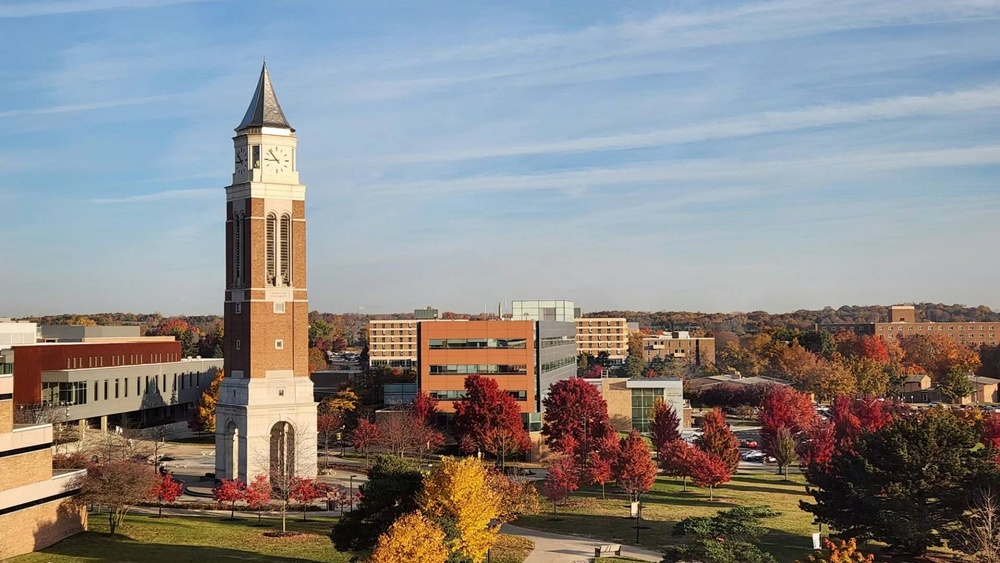
#> input picture 15. Image Processing and Automation/OU.jpg, 1000 x 563 px, shrunk from 1918 x 1080 before the run
$ python demo_transpose.py
#> lines starting #> are read from the running program, lines starting #| are printed output that depends on the picture
from PIL import Image

img = Image.open("OU.jpg")
#> img is the input picture: PIL image 1000x563 RGB; mean R, G, B 138.2, 136.8, 136.5

img.rotate(90).save('OU-r90.png')
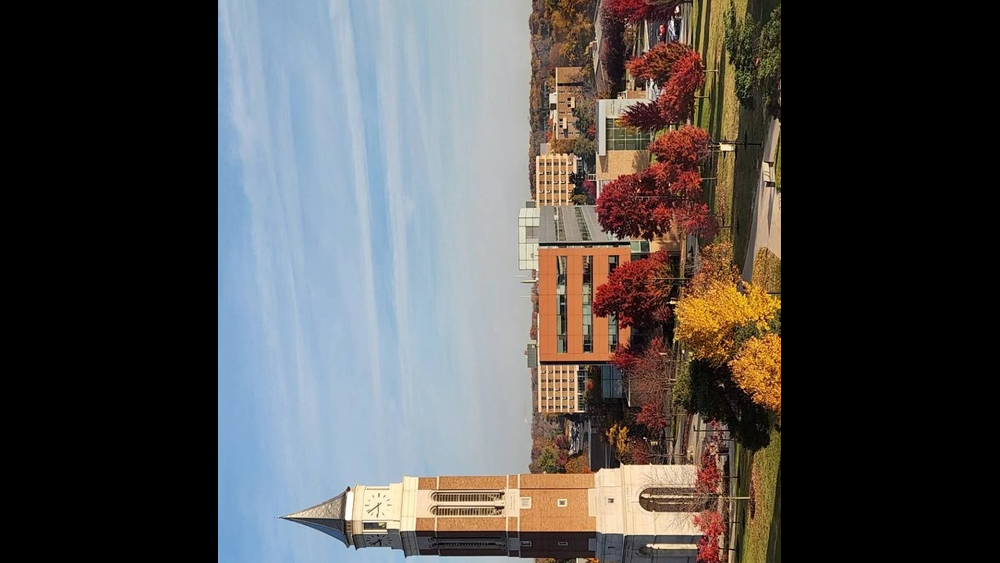
#> saved as OU-r90.png: PIL image 1000x563 RGB; mean R, G, B 80.5, 78.2, 77.1
img.rotate(6).save('OU-r6.png')
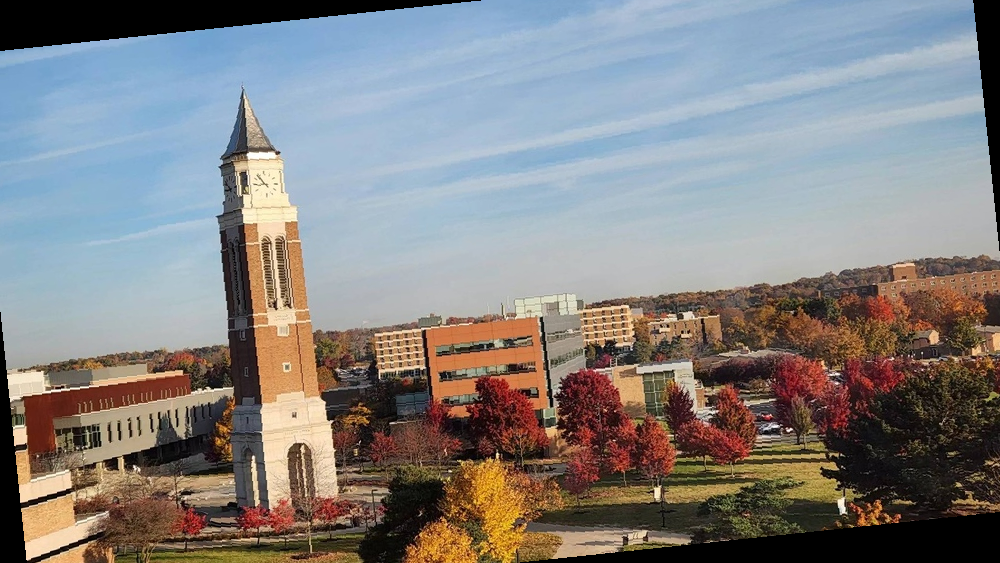
#> saved as OU-r6.png: PIL image 1000x563 RGB; mean R, G, B 131.4, 129.8, 129.6
img.rotate(6, expand=True).save('OU-r6expand.png')
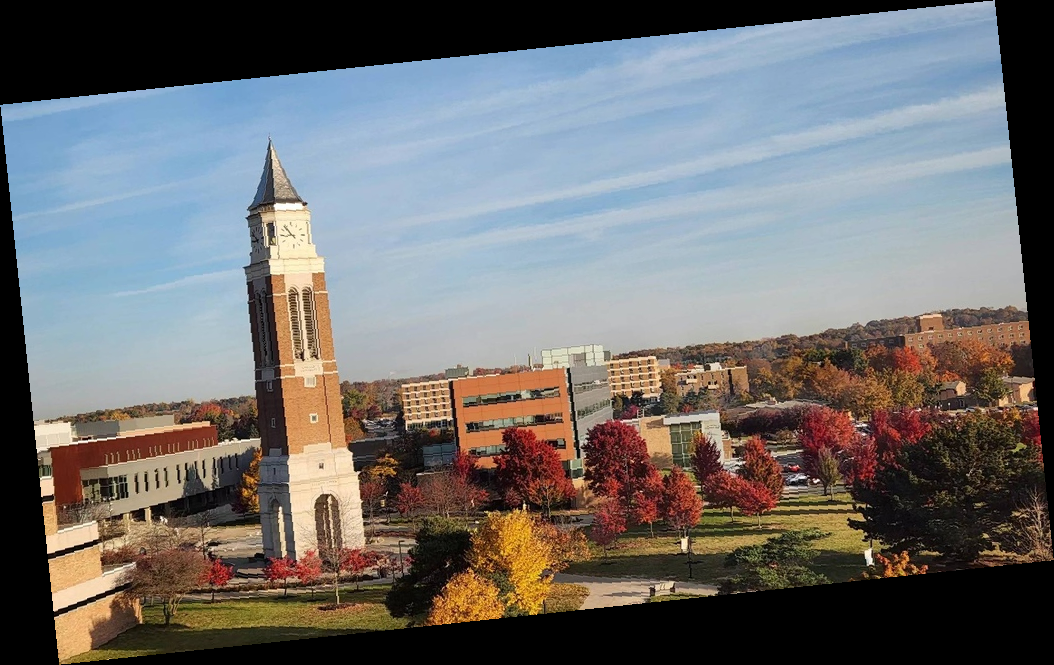
#> saved as OU-r6expand.png: PIL image 1054x665 RGB; mean R, G, B 111, 109.9, 109.7
print(img.rotate(6, expand=True).size)
#| (1054, 665)
img.transpose(Image.Transpose.FLIP_LEFT_RIGHT).save('OU-horizontalflip.png')
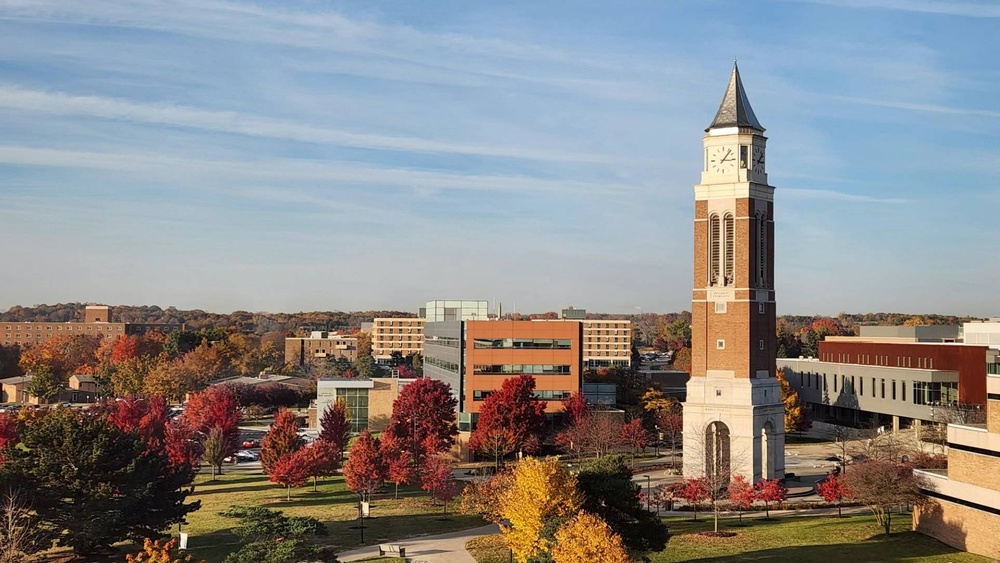
#> saved as OU-horizontalflip.png: PIL image 1000x563 RGB; mean R, G, B 138.2, 136.8, 136.5
img.transpose(Image.Transpose.FLIP_TOP_BOTTOM).save('OU-verticalflip.png')
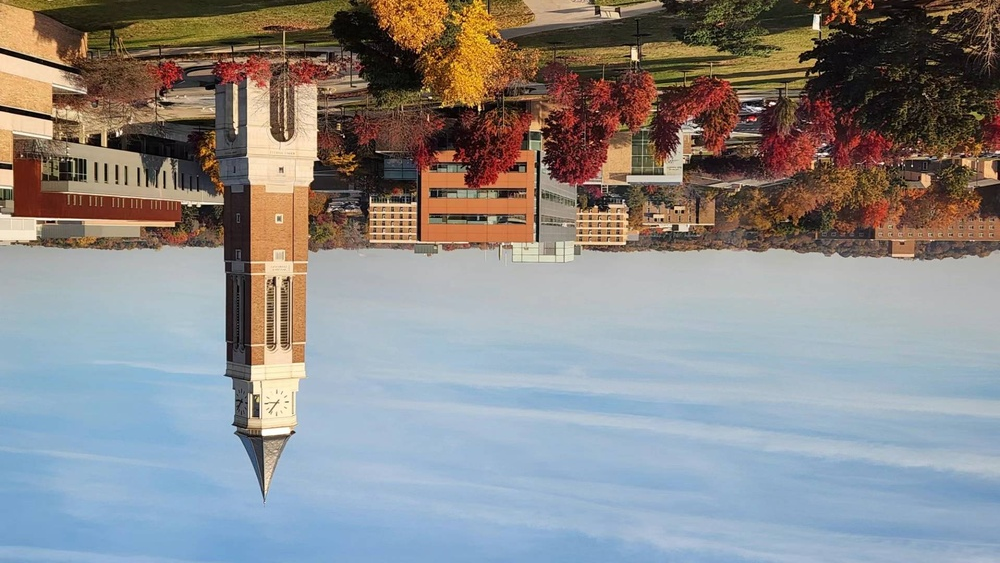
#> saved as OU-verticalflip.png: PIL image 1000x563 RGB; mean R, G, B 138.2, 136.8, 136.5
